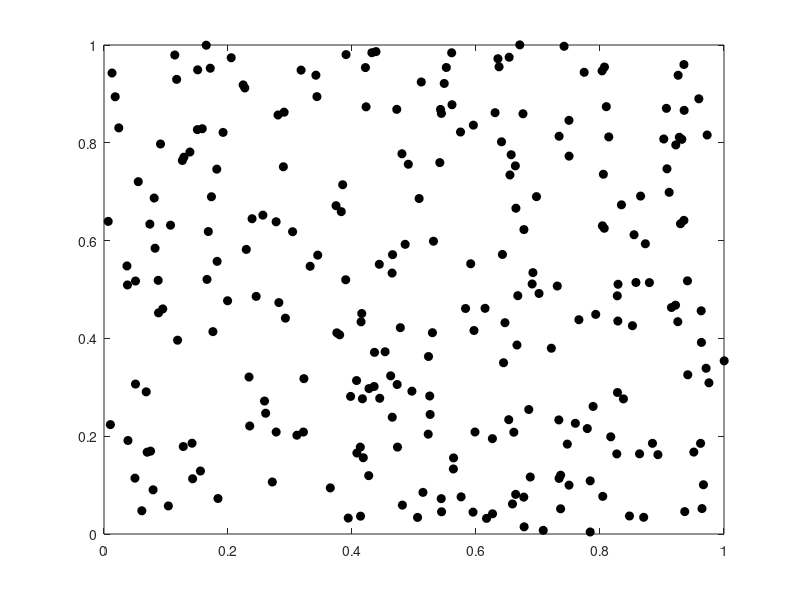
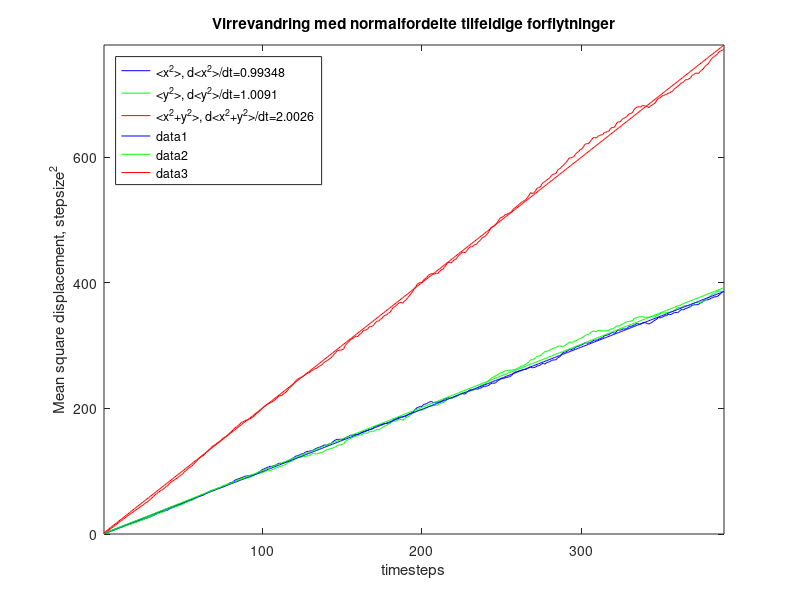

MATLAB code for these plots, in order:
%Intialize
clear all
%Sett st�rrelsen p� boksen
xsize=1;
ysize=1;
%Velg antall tidssteg, antall partikler og hvor langt partiklene skal
%flytte seg for hvert tidssteg
timesteps=389; % antall tidssteg
numpart=1000; % antall partikler
stepsize=xsize/500; %1/500 av boksst�rrelsen f�r det til � ligne p� mikroskopbildene
%Initialiser vektorene
xlist_all=zeros(timesteps,numpart);
ylist_all=zeros(timesteps,numpart);
poslist=zeros(timesteps*numpart,3);
tvec=ones(numpart,1);
%Sett tilfeldige startposisjoner som er fordelt over et areal 4x boksarealet. 
%Dette gj�res for at det alltid skal vises omtrent like mange partikler i
%boksen.
xy=2*xsize*(rand(numpart,2)-.5)+ones(numpart,2)*xsize/2;
xlist_all(1,:)=xy(:,1)';
ylist_all(1,:)=xy(:,2)';
%Finn de partiklene som er inni boksen
pnum=find(xy(:,1)<xsize&xy(:,1)>0&xy(:,2)<ysize&xy(:,2)>0);
xyin=xy(pnum,:);
plistlen=length(pnum);
%Lagre posisjonene til de som er inni boksen
poslist(1:plistlen,:)=[xyin 0*ones(size(pnum))];
%Vis posisjonene til de som er inni boksen
figure(1), plot(xy(:,1),xy(:,2),'ko','MarkerFaceColor','k'),axis([0 xsize 0 ysize])
for k=1:timesteps
    %Generer normalfordelte tilfeldige forflytninger med middelverdi 0 og
    %standardavvik 1
    xymove=stepsize*(randn(numpart,2));
    xy=xy+xymove;
    xlist_all(k,:)=xy(:,1)';
    ylist_all(k,:)=xy(:,2)';
    %Vis posisjonene til de som er inni boksen
    figure(1), plot(xy(:,1),xy(:,2),'ko','MarkerFaceColor','k'),axis([0 xsize 0 ysize]),
    %Lagre posisjonene til de som er inni boksen
    pnum=find(xy(:,1)<xsize&xy(:,1)>0&xy(:,2)<ysize&xy(:,2)>0);
    xyin=xy(pnum,:);
    padd=length(pnum);
    poslist(plistlen:plistlen+padd-1,:)=[xyin k*ones(size(pnum))];
    plistlen=plistlen+padd;
end
%Analyser partikkelbanene til alle partiklene (ikke bare dem som er
%inni boksen)
%Trekk fra startposisjonen til hver partikkel og beregn kvadratisk
%forflytning til alle partiklene
x0=xlist_all-ones(timesteps,1)*xlist_all(1,:);
xsq=x0.^2;
y0=ylist_all-ones(timesteps,1)*ylist_all(1,:);
ysq=y0.^2;
figure(2)
msd_x=mean(xsq,2)/stepsize^2;
msd_y=mean(ysq,2)/stepsize^2;
msd_xy=mean(xsq+ysq,2)/stepsize^2;
t=1:timesteps;
plot(t,msd_x,'b'),hold on,plot(t,msd_y,'g'),plot(t,msd_xy,'r'),hold off
xlabel('timesteps')
ylabel('Mean square displacement, stepsize^2')
px=t(:)\msd_x(:);
py=t(:)\msd_y(:);
pxy=t(:)\msd_xy(:);
legend(['<x^2>, d<x^2>/dt=' num2str(px)],...
    ['<y^2>, d<y^2>/dt=' num2str(py)],...
    ['<x^2+y^2>, d<x^2+y^2>/dt=' num2str(pxy)],'Location','NorthWest')

hold on, plot(t,px*t,'b'), plot(t,py*t,'g'), plot(t,pxy*t,'r'), hold off
title('Virrevandring med normalfordelte tilfeldige forflytninger')
axis tight


